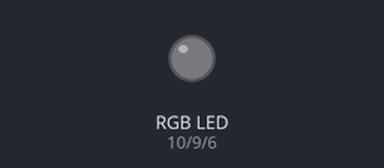
This sketch was run on a simulated Arduino Uno, built with avr-gcc and run on an emulated ATmega328P. Shown: an RGB LED mixed from three pins (HIGH = lit). Dim RGB values are drawn brighter than linear.

Above: at 0.15 s.
At 20.07 s:
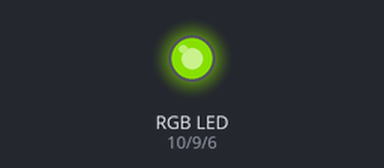
Timing chart, 0 to 20.0 s (numbered marks = the images above):
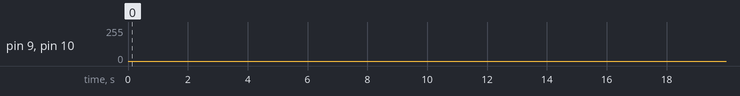

The sketch:

MoodLampInfrarot.ino
```cpp
#include <IRremote.h>

/*
  Unsere Mood Lampe - Infrarot gesteuert

  Bereit von Euch angepasst zu werden.
  Wir benutzen hier den Common Kathode Modus (alle negativen Pole sind zusammengehängt)
*/


// Konstanten festlegen: Konstanten können im Programm nicht überschrieben werden.
const int redPin = 10;      // Der Pin an welchem das rote LED angehängt ist
const int greenPin = 9;    // Der Pin an welchem das grüne LED angehängt ist
const int bluePin = 6;      // Der Pin an welchem das blaue LED angehängt ist
const int receiverPin = 3;     // Der Pin an welchem der Infrarot-Empfänger angehängt ist

//Infrarot-Empfänger Objekt starten
IRrecv irrecv(receiverPin);           // create instance of 'irrecv'
decode_results results;            // create instance of 'decode_results'

// Die Setup-Schleife läuft nach dem Start des Arduino genau 1x durch
void setup() {
  setColorRgb(0, 0, 0);    // Beginne das Programm mit allen LEDs ausgeschaltet

  Serial.begin(9600);      // Den SerialMonitor starten um Nachriten darstellen zu können
  irrecv.enableIRIn();     // Infrarot-Empfänger starten
}

// Die Loop-Funktion wiederholt sich immer wieder solange das Gerät Strom hat.
void loop() {

   // Prüfen, ob ein Infrarot-Signal eingetroffen ist
  if (irrecv.decode(&results)) {
      Serial.println(results.value, HEX);
      irrecv.resume(); // receive the next value
  }

  // Festlegen eines Array = eine Variable mit 3 Speicherpositionen für die Farbwerte R, G und B
  unsigned int rgbColor[3];

  // Beginnen wir mit einem roten LED
  rgbColor[0] = 255;
  rgbColor[1] = 0;
  rgbColor[2] = 0;

  // Wählt aus welche Farben an Intensität zu- oder abnehmen sollen.
  for (int decColor = 0; decColor < 3; decColor += 1) {


    int incColor;
    if (decColor == 2) {
      incColor = 0;
    } else {
      incColor = decColor + 1;
    }

    // Zwei Farben Cross-Faden: Von einer zur anderen Farbe übergehen
    for (int i = 0; i < 255; i += 1) {
      rgbColor[decColor] -= 1;
      rgbColor[incColor] += 1;

      setColorRgb(rgbColor[0], rgbColor[1], rgbColor[2]);
      delay(5);
    }
  }
}

void setColorRgb(unsigned int red, unsigned int green, unsigned int blue) {
  analogWrite(redPin, red);       //Sende den roten Farbanteil an das LED
  analogWrite(greenPin, green);   //Sende den grünen Farbanteil an das LED
  analogWrite(bluePin, blue);     //Sende den blauen Farbanteil an das LED
}
```
